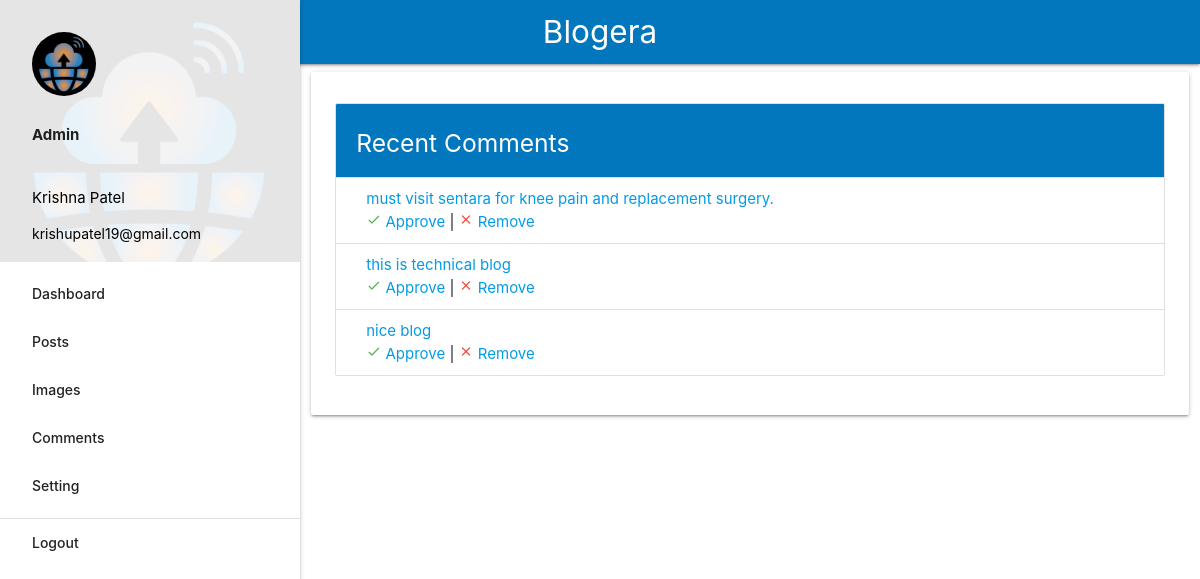
/admin/comments.php (signed in), run on the app's committed database.
### tables this page shows
CREATE TABLE `comment` (
  `id` int(11) NOT NULL,
  `post_id` int(11) NOT NULL,
  `comment_text` text NOT NULL,
  `email` varchar(255) NOT NULL,
  `status` tinyint(1) NOT NULL DEFAULT 0
);

### admin/comments.php (the view, shortened to what this page needs)
<!DOCTYPE html>
<html>
<head>
<?php
include "includes/header.php";
?>
</head>
<body>
<?php
if(isset($_SESSION['username']))
{
?>
<?php
include "includes/sidenav.php";
?>
<div class="main">
  <div class="row">
    <div class="col s12 m12 l12">
       <div class="card-panel">
       <ul class="collection with-header">
  <li class="collection-header light-blue darken-3 white-text"><h5>Recent Comments</h5></li>
<?php
                     $sql5="select * from comment order by id DESC";
                     $res=mysqli_query($conn,$sql5);
                     if(mysqli_num_rows($res)>0){
                       while($row=mysqli_fetch_assoc($res)){
                  ?>
  <li class="collection-item">
  <a href=""><?php echo $row['comment_text'];?></a>
  <br>
  <span><a href="" class="approve" id=<?php echo $row['id']; ?>><i class="material-icons tiny green-text">done</i> Approve</a></span> | <span><a href="" class="remove" id=<?php echo $row['id'];?>><i class="material-icons tiny red-text">clear</i> Remove</a></span>
  </li>
                <?php       }}?>
  </ul>
        </div>
    </div>
  </div>
</div>
<?php
}else{
$_SESSION['message'] ="<div class='chip close red black-text'>You are not Logged in. Please Login To Continue.</div>";
header("Location:login.php");
}
  ?>
</body>
</html>

### admin/comments.php (style rules this page uses)
header,footer,.main { padding-left: 300px; }

### data on the page
comment: comment_text "must visit sentara for knee pain and replacement surgery."
comment: comment_text "this is technical blog"
comment: comment_text "nice blog"

### other printed values
$_SESSION['username'] "Krishna Patel"
$row['email'] "krishupatel19@gmail.com"
